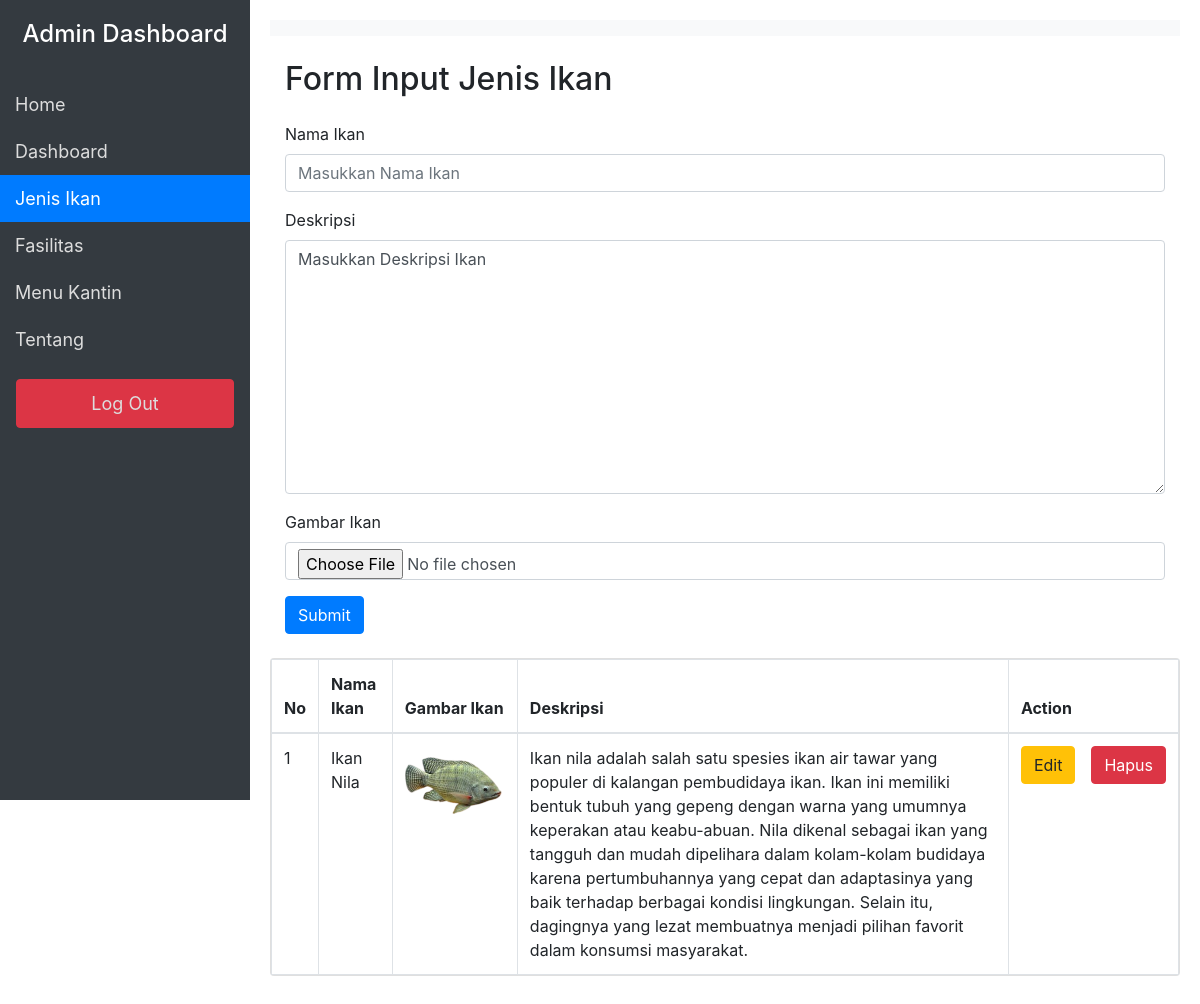
Screenshot of /pemancingan/admin/kelola-jenis-ikan.php (signed in) with the database file from the repository.
### tables this page shows
CREATE TABLE `ikan` (
  `id` int(11) NOT NULL,
  `gambar_ikan` varchar(255) DEFAULT NULL,
  `nama_ikan` varchar(100) NOT NULL,
  `deskripsi` text DEFAULT NULL
);

### pemancingan/admin/kelola-jenis-ikan.php (the view, shortened to what this page needs)
<?php
    $cssHalaman = '
    <link rel="stylesheet" href="../assets/jenisikandashboard.css">
    ';
    require 'layout/header.php';
?>
    <div class="content" id="content">
        <nav class="navbar navbar-light bg-light">
        </nav>
        <div class="container mt-4">
            <h2 class="mb-4">Form Input Jenis Ikan</h2>
            <form action="proses/proses_simpan_ikan.php" method="POST" enctype="multipart/form-data">
                <div class="form-group">
                    <label for="nama_ikan">Nama Ikan</label>
                    <input type="text" class="form-control" id="nama_ikan" name="nama_ikan" placeholder="Masukkan Nama Ikan" required>
                </div>
                <div class="form-group">
                    <label for="deskripsi">Deskripsi</label>
                    <textarea class="form-control" id="deskripsi" name="deskripsi" rows="10" required>Masukkan Deskripsi Ikan</textarea>
                </div>
                <div class="form-group">
                    <label for="gambar_ikan">Gambar Ikan</label>
                    <input type="file" class="form-control" id="gambar_ikan" name="gambar_ikan">
                </div>
                <button type="submit" class="btn btn-primary">Submit</button>
            </form>
        </div>
        <?php
                $query = "SELECT * FROM ikan";
                $result = mysqli_query($koneksi, $query);
            ?>
            <div class="mt-4">
                <div class="card table">
                    <table class="table-bordered">
                        <thead>
                            <tr>
                                <th>No</th>
                                <th>Nama Ikan</th>
                                <th>Gambar Ikan</th>
                                <th>Deskripsi</th>
                                <th>Action</th>
                            </tr>
                        </thead>
                        <tbody>
                            <?php
                            if (mysqli_num_rows($result) > 0) {
                                $no = 1;
                                while ($row = mysqli_fetch_assoc($result)) {
                                    ?>
                                    <tr>
                                        <td><?php echo $no++; ?></td>
                                        <td><?php echo htmlspecialchars($row['nama_ikan']); ?></td>
                                        <td><img src="../public/img/<?php echo htmlspecialchars($row['gambar_ikan']); ?>" alt="<?php echo htmlspecialchars($row['nama_ikan']); ?>" width="100"></td>
                                        <td><?php echo nl2br(htmlspecialchars($row['deskripsi'])); ?></td>
                                        <td>
                                            <div class="d-flex flex-row justify-content-center">
                                                <button type="button" class="btn btn-warning w-100 fw-bold mr-2" data-toggle="modal" data-target="#editModal<?php echo $row['id']; ?>">Edit</button>
                                                <button type="button" class="btn btn-danger  w-100 fw-bold ml-2" data-toggle="modal" data-target="#deleteModal<?php echo $row['id']; ?>">Hapus</button>
                                            </div>
                                        </td>
                                    </tr>
                                    <?php
                                }
                            } else {
                                echo "<tr><td colspan='5'>Tidak ada data ikan yang ditemukan.</td></tr>";
                            }
                            ?>
                        </tbody>
                    </table>
                </div>
            </div>
    </div>
<?php
    require 'layout/footer.php';
?>

### pemancingan/assets/jenisikandashboard.css (style rules this page uses)
body { display: flex; }
.content { margin-left: 250px; padding: 20px; width: 100%; transition: margin-left 0.3s ease; }

### rows the page displays
ikan: nama_ikan "Ikan Nila", gambar_ikan (picture), deskripsi "Ikan nila adalah salah satu spesies ikan air tawar yang populer di kalangan pembudidaya ikan. Ikan ini memiliki bentuk tubuh yang gepeng dengan warna yang umumnya keperakan atau keabu-abuan. Nila dikenal sebagai ikan yang tangguh dan mudah dipelihara dalam kolam-kolam budidaya karena pertumbuhannya yang cepat dan adaptasinya yang baik terhadap berbagai kondisi lingkungan. Selain itu, dagingnya yang lezat membuatnya menjadi pilihan favorit dalam konsumsi masyarakat."
